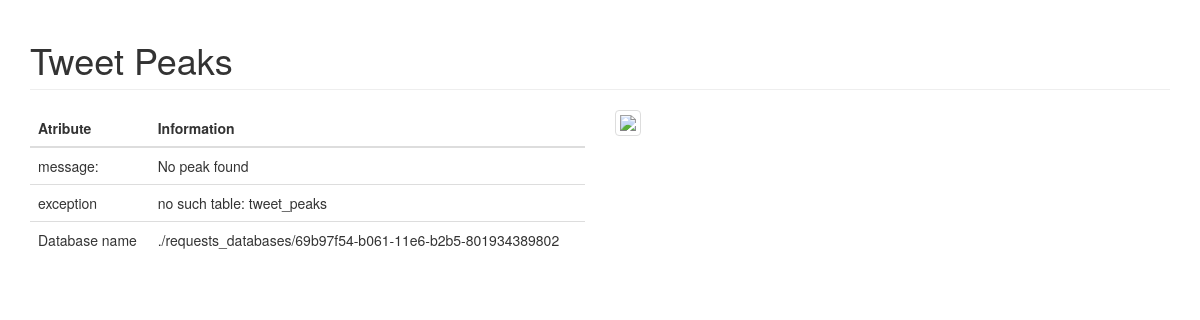
The app's page /, older data.
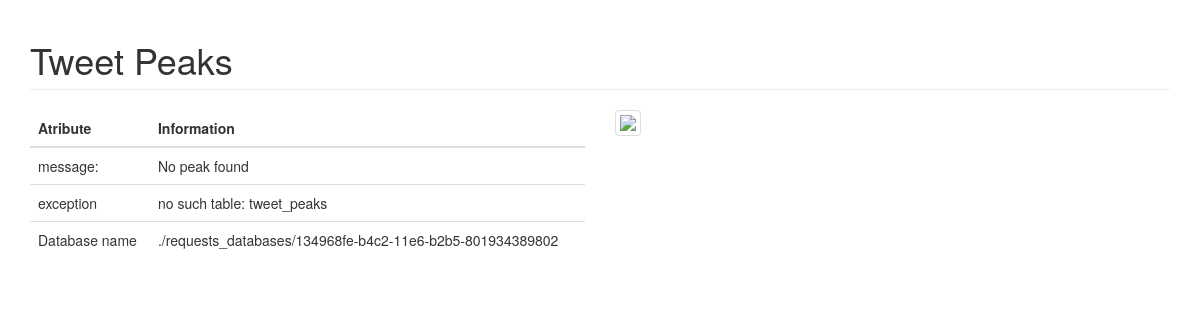
The same page, newer data.
### tables this page shows
CREATE TABLE requests(
                            request_id INTEGER PRIMARY KEY,
                            created_at TEXT,
                            track_list TEXT,
                            languages TEXT,
                            locations TEXT,
                            minimum_tweet_per_sec TEXT,
                            time_frame TEXT,
                            peak_detection_sensibility TEXT,
                            analysis_sample_size TEXT,
                            db_tweets_name TEXT);

### flask_app.py (the view)
@app.route("/")
def latest_peak():
    db_request_obj = DbFunctions.DbRequests()
    tweets_db_name = db_request_obj.get_last_execution()
    conn = sql.connect(tweets_db_name+'.db')
    conn.row_factory = sql.Row
    try:
        with conn:
            data = dict(list(conn.execute('select * from tweet_peaks ORDER by peak_datetime desc limit 1'))[0])
            data["Database name"] = tweets_db_name
        db_name = tweets_db_name.split("/")[2]
        img_name = db_name+"_"+data["peak_datetime"] + data["hashtag"]+".png"
        data["img_url"] = img_name
    except Exception as e:
        data = {"message: ": "No peak found",
                "exception": e,
                "Database name": tweets_db_name}
    return render_template('twitter_app.html', data=data)

### helpers/DbFunctions.py (called while the page is built)
    def get_last_execution(self):
        query = "select db_tweets_name from requests order by request_id desc limit 1;"
        with sql.connect('./{}.db'.format(self.name)) as conn:
            proc_data = conn.execute(query)
            name = proc_data.fetchall()
        return name[0][0]

### templates/twitter_app.html (shortened to what this page needs)
<!DOCTYPE html>
<html lang="en">
<head>
    <link rel="stylesheet" href="https://maxcdn.bootstrapcdn.com/bootstrap/3.3.6/css/bootstrap.min.css"
>
</head>
<body>
<div class="container">
    <div class="row">
        <div class="col-lg-12">
            <h1 class="page-header">Tweet Peaks</h1>
        </div>
        <div class="col-sm-6">
            <table class="table">
                <thead>
                    <th>Atribute</th>
                    <th>Information</th>
                </thead>
                <tbody>
                    {% for key, value in data.items(): %}
                        {% if key != "img_url" %}
                                <td>{{ key }}</td>
                                <td>{{ value }}</td>
                        {% endif %}
                    {% endfor %}
                </tbody>
            </table>
        </div>
        <div class="col-sm-6">
            <img class="img-thumbnail" src=" {{url_for('static', filename=data['img_url'])}}">
        </div>
    </div>
</div>
</body>
</html>

Row changes from the older to the newer data that the page shows:
no longer on this page (row unchanged): requests: key "Database name", db_tweets_name "./requests_databases/69b97f54-b061-11e6-b2b5-801934389802"
added requests: key "Database name", db_tweets_name "./requests_databases/134968fe-b4c2-11e6-b2b5-801934389802"
